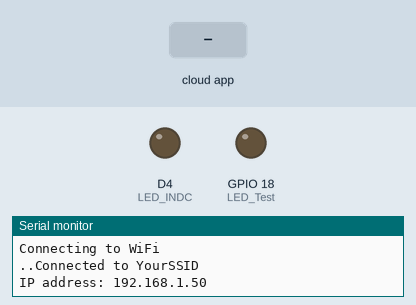
A sketch run on a simulated ESP8266 (NodeMCU). Parts: output pins drawn as LEDs (lit = HIGH), the last lines printed to the serial monitor. Inputs (shaded band) come from the test bench. WiFi joins after 1.5 s; servers stay silent unless stated.

Above: at 3.2 s.
3.3 s: the phone or cloud app sets LED.Device to 64
At 4.3 s:
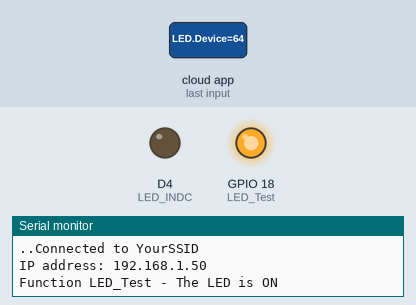
6.3 s: the phone or cloud app sets LED.Device to 0
At 7.5 s:
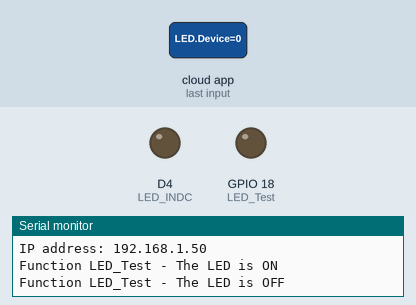
7.8 s: the phone or cloud app sets LED.Device to 128
At 8.9 s:
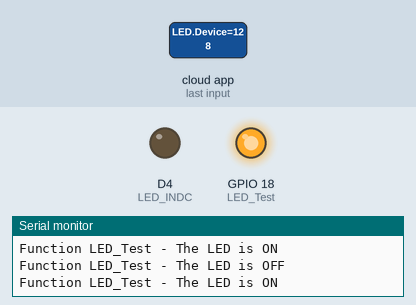
Timing chart, 0 to 10.8 s (numbered marks = the images above; inputs shaded):
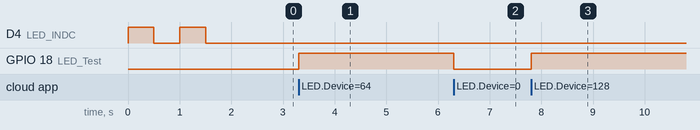

The sketch:

ESP32_AlexaTest_AC.ino
```cpp
//************* Made by Alan Lopez B. using the ESP32 microcontroller *************
//************* 14/05/2022 *************

#ifdef ARDUINO_ARCH_ESP32               //Here the algorithm goes into a conditional loop to identify which microcontroller is being used
#include <WiFi.h>
#else
#include <ESP8266WiFi.h>
#endif
#include <Espalexa.h>                   //This library was downloaded in this link: https://github.com/Aircoookie/Espalexa


#include "PinDefinitionsAndMore.h"      //According to the library is needed to use the D4 pin from the ESP32 to be the one which connects to the IR LED
#include <IRremote.hpp>                 //This library was downloaded in this link: https://github.com/Arduino-IRremote/Arduino-IRremote

int LED_INDC = 2;                       //This LED is being used a Wi-fi detector, when it starts to blink it means the ESP32 is looking for the SSID and when it is connected, it turns off
int LED_Test = 18;                      //This LED will be turned on and off with the Alexa commands

const char* ssid = "YourSSID";          //Type your SSID and Password, this microcontroller supports 2.4GHz Wi-Fi networks
const char* password = "YourPassword";

Espalexa alexapro;                          //The object called alexapro will be used to create the loop to control the device
void FunctionLED_Test(uint8_t brightness);   //This will be the function to turn on and off an LED by the Alexa
void FunctionAC_Test(uint8_t brightness);    //This will be the function to send different IR hex values through the IR LED by the Alexa

//Se crea el objeto IR para enviar
IRsend irsend;                              //The object called irsend will be used to send the hex values through the IR LED

void setup() {
 Serial.begin(115200);
 pinMode(LED_INDC, OUTPUT);
 pinMode(LED_Test, OUTPUT);
 conectarWifi();
 alexapro.addDevice("LED Device",FunctionLED_Test);    //Here you type how the device will appear in the Amazon Alexa app
 alexapro.addDevice("AC Device",FunctionAC_Test);      //Here you type how the device will appear in the Amazon Alexa app
 alexapro.begin();
 IrSender.begin();
}

void loop() {
  conectarWifi();                                     //In this case the Wi-fi void will be applied in case the microcontroller is being turned off and on
  alexapro.loop();
  delay(1);
}

void conectarWifi(){
  if(WiFi.status() != WL_CONNECTED){
        WiFi.mode(WIFI_STA);
        WiFi.begin(ssid, password);
        Serial.println("");
        Serial.println("Connecting to WiFi");
    while(WiFi.status() != WL_CONNECTED){
      digitalWrite(LED_INDC, 1);
      delay(500);
      digitalWrite(LED_INDC, 0);
      delay(500);
      Serial.print(".");
      }
        Serial.print("Connected to ");               //When the ESP32 is connected to the Wi-Fi network it will turn off the LED which was used as the connection detector
        Serial.println(ssid);
        Serial.print("IP address: ");
        Serial.println(WiFi.localIP());
    }
  }

  void FunctionLED_Test(uint8_t brightness){ //This void is the basis to turn on and off any device we want to apply, in this case the LED and there is a serial print to corroborate the function.
    Serial.print("Function LED_Test - ");
      if(brightness){
      digitalWrite(LED_Test, 1);            //This command will turn ON the LED
      Serial.print("The LED is ON \n");
      }
        else{
      digitalWrite(LED_Test, 0);
      Serial.print("The LED is OFF \n");            //This command will turn OFF the LED
        }
    }

  void FunctionAC_Test(uint8_t brightness){  //This void is the basis to turn on and off any device we want to apply, in this case the AC.
    Serial.print("Function AC_Test - ");
      if(brightness){
      IrSender.sendNEC(0x8800909, 28);      //ON from the AC and the sctructure is: "0xHEX, CantidadBits", this is an example of how it has to be typed the hex value coming from the ON button and the bit quantity is displayed.
      Serial.print("The AC is ON \n");
      }
        else{
      IrSender.sendNEC(0x88C0051, 28);      //OFF from the AC and the sctructure is: "0xHEX, CantidadBits"
      Serial.print("The AC is OFF \n");
        }
       delay(200);
    }
```

PinDefinitionsAndMore.h
```cpp
// (licence header left out)
/*
 * Pin mapping table for different platforms
 *
 * Platform     IR input    IR output   Tone      Core/Pin schema
 * --------------------------------------------------------------
 * DEFAULT/AVR  2           3           4
 * ATtinyX5     0|PB0       4|PB4       3|PB3
 * ATtiny167    3|PA3       2|PA2       7|PA7     ATTinyCore
 * ATtiny167    9|PA3       8|PA2       5|PA7     Digispark pro
 * ATtiny3217  18|PA1      19|PA2      20|PA3     MegaTinyCore
 * ATtiny1604   2           3|PA5       %
 * SAMD21       3           4           5
 * ESP8266      14|D5       12|D6       %
 * ESP32        15          4           27
 * BluePill     PA6         PA7         PA3
 * APOLLO3      11          12          5
 * RP2040       3|GPIO15    4|GPIO16    5|GPIO17
 */
//#define _IR_MEASURE_TIMING // For debugging purposes.

/*
 * We do not have pin restrictions for this CPU's, so lets use the hardware PWM for send carrier signal generation
 */
#if defined(ESP32) || defined(ARDUINO_ARCH_RP2040) || defined(PARTICLE)
#define SEND_PWM_BY_TIMER
#endif

#if defined(ESP8266)
#define FEEDBACK_LED_IS_ACTIVE_LOW // The LED on my board (D4) is active LOW
#define IR_RECEIVE_PIN          14 // D5
#define IR_RECEIVE_PIN_STRING   "D5"
#define IR_SEND_PIN             12 // D6 - D4/pin 2 is internal LED
#define IR_SEND_PIN_STRING      "D6"
#define _IR_TIMING_TEST_PIN     13 // D7
#define APPLICATION_PIN          0 // D3

#define tone(...) void()      // tone() inhibits receive timer
#define noTone(a) void()
#define TONE_PIN                42 // Dummy for examples using it

#elif defined(ESP32)
#include <Arduino.h>

#define TONE_LEDC_CHANNEL        1  // Using channel 1 makes tone() independent of receiving timer -> No need to stop receiving timer.
void tone(uint8_t _pin, unsigned int frequency){
    ledcAttachPin(_pin, TONE_LEDC_CHANNEL);
    ledcWriteTone(TONE_LEDC_CHANNEL, frequency);
}
void tone(uint8_t _pin, unsigned int frequency, unsigned long duration){
    ledcAttachPin(_pin, TONE_LEDC_CHANNEL);
    ledcWriteTone(TONE_LEDC_CHANNEL, frequency);
    delay(duration);
    ledcWriteTone(TONE_LEDC_CHANNEL, 0);
}
void noTone(uint8_t _pin){
    ledcWriteTone(TONE_LEDC_CHANNEL, 0);
}
#define IR_RECEIVE_PIN          15  // D15
#define IR_SEND_PIN             4  // D4
#define TONE_PIN                27  // D27 25 & 26 are DAC0 and 1
#define APPLICATION_PIN         16  // RX2 pin

#elif defined(ARDUINO_ARCH_STM32) || defined(ARDUINO_ARCH_STM32F1) // BluePill
// Timer 3 blocks PA6, PA7, PB0, PB1 for use by Servo or tone()
#define IR_RECEIVE_PIN          PA6
#define IR_RECEIVE_PIN_STRING   "PA6"
#define IR_SEND_PIN             PA7
#define IR_SEND_PIN_STRING      "PA7"
#define TONE_PIN                PA3
#define _IR_TIMING_TEST_PIN      PA5
#define APPLICATION_PIN         PA2

#elif defined(__AVR_ATtiny25__) || defined(__AVR_ATtiny45__) || defined(__AVR_ATtiny85__) // Digispark board
#include "ATtinySerialOut.hpp" // Available as Arduino library "ATtinySerialOut". saves 370 bytes program space and 38 bytes RAM for digistump core
#define IR_RECEIVE_PIN  0
#define IR_SEND_PIN     4 // Pin 2 is serial output with ATtinySerialOut. Pin 1 is internal LED and Pin3 is USB+ with pullup on Digispark board.
#define TONE_PIN        3
#define _IR_TIMING_TEST_PIN 3

#elif defined(__AVR_ATtiny87__) || defined(__AVR_ATtiny167__) // Digispark pro board
#include "ATtinySerialOut.hpp" // Available as Arduino library "ATtinySerialOut"
// For ATtiny167 Pins PB6 and PA3 are usable as interrupt source.
#  if defined(ARDUINO_AVR_DIGISPARKPRO)
#define IR_RECEIVE_PIN   9 // PA3 - on Digispark board labeled as pin 9
//#define IR_RECEIVE_PIN  14 // PB6 / INT0 is connected to USB+ on DigisparkPro boards
#define IR_SEND_PIN      8 // PA2 - on Digispark board labeled as pin 8
#define TONE_PIN         5 // PA7
#define _IR_TIMING_TEST_PIN 10 // PA4
#  else
#define IR_RECEIVE_PIN  3
#define IR_SEND_PIN     2
#define TONE_PIN        7
#  endif

#elif defined(__AVR_ATtiny88__) // MH-ET Tiny88 board
#include "ATtinySerialOut.hpp" // Available as Arduino library "ATtinySerialOut". Saves 128 bytes program space
// Pin 6 is TX pin 7 is RX
#define IR_RECEIVE_PIN   3 // INT1
#define IR_SEND_PIN      4
#define TONE_PIN         9
#define _IR_TIMING_TEST_PIN 8

#elif defined(__AVR_ATtiny1616__)  || defined(__AVR_ATtiny3216__) || defined(__AVR_ATtiny3217__) // Tiny Core Dev board
#define IR_RECEIVE_PIN  18
#define IR_SEND_PIN     19
#define TONE_PIN        20
#define APPLICATION_PIN  0 // PA4
#undef LED_BUILTIN         // No LED available on the TinyCore 32 board, take the one on the programming board which is connected to the DAC output
#define LED_BUILTIN      2 // PA6

#elif defined(__AVR_ATtiny1604__)
#define IR_RECEIVE_PIN   2 // To be compatible with interrupt example, pin 2 is chosen here.
#define IR_SEND_PIN      3
#define APPLICATION_PIN  5

#define tone(...) void()      // Define as void, since TCB0_INT_vect is also used by tone()
#define noTone(a) void()
#define TONE_PIN        42 // Dummy for examples using it

#  elif defined(__AVR_ATmega1284__) || defined(__AVR_ATmega1284P__) \
|| defined(__AVR_ATmega644__) || defined(__AVR_ATmega644P__) \
|| defined(__AVR_ATmega324P__) || defined(__AVR_ATmega324A__) \
|| defined(__AVR_ATmega324PA__) || defined(__AVR_ATmega164A__) \
|| defined(__AVR_ATmega164P__) || defined(__AVR_ATmega32__) \
|| defined(__AVR_ATmega16__) || defined(__AVR_ATmega8535__) \
|| defined(__AVR_ATmega64__) || defined(__AVR_ATmega128__) \
|| defined(__AVR_ATmega1281__) || defined(__AVR_ATmega2561__) \
|| defined(__AVR_ATmega8515__) || defined(__AVR_ATmega162__)
#define IR_RECEIVE_PIN      2
#define IR_SEND_PIN        13
#define TONE_PIN            4
#define APPLICATION_PIN     5
#define ALTERNATIVE_IR_FEEDBACK_LED_PIN 6 // E.g. used for examples which use LED_BUILDIN for example output.
#define _IR_TIMING_TEST_PIN 7

#elif defined(ARDUINO_ARCH_APOLLO3) // Sparkfun Apollo boards
#define IR_RECEIVE_PIN  11
#define IR_SEND_PIN     12
#define TONE_PIN         5

#elif defined(ARDUINO_ARCH_MBED) && defined(ARDUINO_ARCH_MBED_NANO) // Arduino Nano 33 BLE
#define IR_RECEIVE_PIN      3   // GPIO15 Start with pin 3 since pin 2|GPIO25 is connected to LED on Pi pico
#define IR_SEND_PIN         4   // GPIO16
#define TONE_PIN            5
#define APPLICATION_PIN     6
#define ALTERNATIVE_IR_FEEDBACK_LED_PIN 7 // E.g. used for examples which use LED_BUILDIN for example output.
#define _IR_TIMING_TEST_PIN 8

#elif defined(ARDUINO_ARCH_RP2040) // Arduino Nano Connect, Pi Pico with arduino-pico core https://github.com/earlephilhower/arduino-pico
#define IR_RECEIVE_PIN      15  // to be compatible with the Arduino Nano RP2040 Connect (pin3)
#define IR_SEND_PIN         16
#define TONE_PIN            17
#define APPLICATION_PIN     18
#define ALTERNATIVE_IR_FEEDBACK_LED_PIN 19 // E.g. used for examples which use LED_BUILDIN for example output.
#define _IR_TIMING_TEST_PIN 20

// If you program the Nano RP2040 Connect with this core, then you must redefine LED_BUILTIN
// and use the external reset with 1 kOhm to ground to enter UF2 mode
//#undef LED_BUILTIN
//#define LED_BUILTIN          6

#elif defined(PARTICLE) // !!!UNTESTED!!!
#define IR_RECEIVE_PIN      A4
#define IR_SEND_PIN         A5 // Particle supports multiple pins

#define LED_BUILTIN         D7

/*
 * 4 times the same (default) layout for easy adaption in the future
 */
#elif defined(TEENSYDUINO)
#define IR_RECEIVE_PIN      2
#define IR_SEND_PIN         3
#define TONE_PIN            4
#define APPLICATION_PIN     5
#define ALTERNATIVE_IR_FEEDBACK_LED_PIN 6 // E.g. used for examples which use LED_BUILDIN for example output.
#define _IR_TIMING_TEST_PIN 7

#elif defined(__AVR__) // Default as for ATmega328 like on Uno, Nano etc.
#define IR_RECEIVE_PIN      2 // To be compatible with interrupt example, pin 2 is chosen here.
#define IR_SEND_PIN         3
#define TONE_PIN            4
#define APPLICATION_PIN     5
#define ALTERNATIVE_IR_FEEDBACK_LED_PIN 6 // E.g. used for examples which use LED_BUILDIN for example output.
#define _IR_TIMING_TEST_PIN 7

#  if defined(ARDUINO_AVR_PROMICRO) // Sparkfun Pro Micro is __AVR_ATmega32U4__ but has different external circuit
// We have no built in LED at pin 13 -> reuse RX LED
#undef LED_BUILTIN
#define LED_BUILTIN         LED_BUILTIN_RX
#  endif

#elif defined(ARDUINO_ARCH_MBED) // Arduino Nano 33 BLE
#define IR_RECEIVE_PIN      2
#define IR_SEND_PIN         3
#define TONE_PIN            4
#define APPLICATION_PIN     5
#define ALTERNATIVE_IR_FEEDBACK_LED_PIN 6 // E.g. used for examples which use LED_BUILDIN for example output.
#define _IR_TIMING_TEST_PIN 7

#elif defined(ARDUINO_ARCH_SAMD) || defined(ARDUINO_ARCH_SAM)
#define IR_RECEIVE_PIN      2
#define IR_SEND_PIN         3
#define TONE_PIN            4
#define APPLICATION_PIN     5
#define ALTERNATIVE_IR_FEEDBACK_LED_PIN 6 // E.g. used for examples which use LED_BUILDIN for example output.
#define _IR_TIMING_TEST_PIN 7

// On the Zero and others we switch explicitly to SerialUSB
#define Serial SerialUSB

// Definitions for the Chinese SAMD21 M0-Mini clone, which has no led connected to D13/PA17.
// Attention!!! D2 and D4 are switched on these boards!!!
// If you connect the LED, it is on pin 24/PB11. In this case activate the next two lines.
//#undef LED_BUILTIN
//#define LED_BUILTIN 24 // PB11
// As an alternative you can choose pin 25, it is the RX-LED pin (PB03), but active low.In this case activate the next 3 lines.
//#undef LED_BUILTIN
//#define LED_BUILTIN 25 // PB03
//#define FEEDBACK_LED_IS_ACTIVE_LOW // The RX LED on the M0-Mini is active LOW

#elif defined (NRF51) // BBC micro:bit
#define IR_RECEIVE_PIN      2
#define IR_SEND_PIN         3
#define APPLICATION_PIN     1
#define _IR_TIMING_TEST_PIN 4

#define tone(...) void()    // no tone() available
#define noTone(a) void()
#define TONE_PIN           42 // Dummy for examples using it

#else
#warning Board / CPU is not detected using pre-processor symbols -> using default values, which may not fit. Please extend PinDefinitionsAndMore.h.
// Default valued for unidentified boards
#define IR_RECEIVE_PIN      2
#define IR_SEND_PIN         3
#define TONE_PIN            4
#define APPLICATION_PIN     5
#define ALTERNATIVE_IR_FEEDBACK_LED_PIN 6 // E.g. used for examples which use LED_BUILDIN for example output.
#define _IR_TIMING_TEST_PIN 7
#endif // defined(ESP8266)

#if !defined (FLASHEND)
#define FLASHEND 0xFFFF // Dummy value for platforms where FLASHEND is not defined
#endif
/*
 * Helper macro for getting a macro definition as string
 */
#if !defined(STR_HELPER)
#define STR_HELPER(x) #x
#define STR(x) STR_HELPER(x)
#endif
```

Measured:
- after the input at 3.3 s, GPIO 18 (LED_Test): LOW → HIGH at once
- after the input at 6.3 s, GPIO 18 (LED_Test): HIGH → LOW at once
- after the input at 7.8 s, GPIO 18 (LED_Test): LOW → HIGH at once
